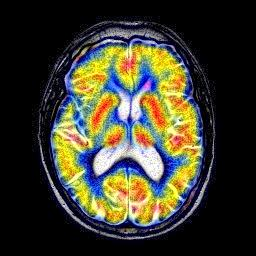
%> input picture 06 practice-myself_codes_notes/02 digital image processing code/04 down_code_from_paper/Jiao Du_web_code/2017 Anatomical-Functional Image/the proposed method_local/objective_metrics/F.jpg, 256 x 256 px
$ octave objecive_metric_evaluation.m   (GNU Octave 9; MATLAB toolbox functions it lacks are replaced by stand-ins)
%> lines starting %> are read from the running program, lines starting %| are printed output that depends on the picture; in (x1, y1, x2, y2) boxes, pixels count from 0 and x2, y2 are one past the last pixel; in counts of white or black regions, pixels touching at a corner belong together; the program's own positions count from 1
### 06 practice-myself_codes_notes/02 digital image processing code/04 down_code_from_paper/Jiao Du_web_code/2017 Anatomical-Functional Image/the proposed method_local Laplacian/objective_metrics/rgb2hsi.m
function hsi = rgb2hsi(rgb)
%RGB2HSI Converts an RGB image to HSI.
%   HSI = RGB2HSI(RGB) converts an RGB image to HSI. The input image
%   is assumed to be of size M-by-N-by-3, where the third dimension
%   accounts for three image planes: red, green, and blue, in that
%   order. If all RGB component images are equal, the HSI conversion
%   is undefined. The input image can be of class double (with values
%   in the range [0, 1]), uint8, or uint16.
%
%   The output image, HSI, is of class double, where:
%     hsi(:, :, 1) = hue image normalized to the range [0, 1] by
%                    dividing all angle values by 2*pi.
%     hsi(:, :, 2) = saturation image, in the range [0, 1].
%     hsi(:, :, 3) = intensity image, in the range [0, 1].

%   Copyright 2002-2004 R. C. Gonzalez, R. E. Woods, & S. L. Eddins
%   Digital Image Processing Using MATLAB, Prentice-Hall, 2004
%   $Revision: 1.5 $  $Date: 2005/01/18 13:44:59 $

% Extract the individual component images.
rgb = im2double(rgb);
r = rgb(:, :, 1);
g = rgb(:, :, 2);
b = rgb(:, :, 3);

% Implement the conversion equations.
num = 0.5*((r - g) + (r - b));
den = sqrt((r - g).^2 + (r - b).*(g - b));
theta = acos(num./(den + eps));

H = theta;
H(b > g) = 2*pi - H(b > g);
H = H/(2*pi);

num = min(min(r, g), b);
den = r + g + b;
den(den == 0) = eps;
S = 1 - 3.* num./den;

H(S == 0) = 0;

I = (r + g + b)/3;

% Combine all three results into an hsi image.
hsi = cat(3, H, S, I);
end

### 06 practice-myself_codes_notes/02 digital image processing code/04 down_code_from_paper/Jiao Du_web_code/2017 Anatomical-Functional Image/the proposed method_local/objective_metrics/space_frequency.m
function SF=space_frequency(X)
% % % % %
X=double(X);
[n0,n0]=size(X);%%%%
X=double(X);                          %space frequency;
RF=0;
CF=0;

for fi=1:n0
    for fj=2:n0
        RF=RF+(X(fi,fj)-X(fi,fj-1)).^2;
    end
end

RF=RF/(n0*n0);

for fj=1:n0
    for fi=2:n0
        CF=CF+(X(fi,fj)-X(fi-1,fj)).^2;
    end
end

CF=CF/(n0*n0);%%%%

SF=sqrt(RF+CF)
end

### 06 practice-myself_codes_notes/03 SCI_CODE_PAPER_FUSION/01 code/00 methods/01_grey_version1/02_LLF_IOI_2017/evaluation1.m

function [SF, EI, MI, TMQIQ] = evaluation1(img1, img2, F)
%%
  % % % % % % % % % % % % % % % % % % %
 HSI1 = rgb2hsi (img1);
 HSI2 = rgb2hsi (img2);
 HSIf = rgb2hsi (F);
 I1=HSI1(:,:,3);I2=HSI2(:,:,3); If=HSIf(:,:,3);
% % % % % % % % % % %
% % % %
SF=space_frequency(If);
EI=edge_intensity(If);
%%
MIA=mutinf(I1, If);
MIB=mutinf(I2, If);
MI = 2*(MIA+MIB);
% % % %
 window = ones(8);
Q1 = TMQI(img1, F, window);
Q2 = TMQI(img2, F, window);
TMQIQ = (Q1 + Q2)*0.5;
end

### 06 practice-myself_codes_notes/03 SCI_CODE_PAPER_FUSION/01 code/01 quality metrics/03 EDGE INTENSITY_EI_PAPER_CODE/edge_intensity.m
function outval = edge_intensity(img)


if nargin == 1
    img = double(img);
    % Create horizontal sobel matrix
    w = fspecial('sobel');

    % Get the size of img
    [r c k] = size(img);

    gx = imfilter(img,w,'replicate');
    gy = imfilter(img,w','replicate');

    for m = 1 : r
        for n = 1 : c
            for q = 1 : k
                g(m,n,q) = sqrt(gx(m,n,q)*gx(m,n,q) + gy(m,n,q)*gy(m,n,q));
            end
        end
    end
    outval = mean(mean(mean(g)));
else
    error('Wrong number of input!');
end
end

### 06 practice-myself_codes_notes/02 digital image processing code/04 down_code_from_paper/Jiao Du_web_code/2017 Anatomical-Functional Image/the proposed method_local Laplacian/objective_metrics/mutinf.m
function mi = mutinf(a, b)

a=double(a);
b=double(b);
[Ma,Na] = size(a);
[Mb,Nb] = size(b);
M=min(Ma,Mb);
N=min(Na,Nb);

% initial
hab = zeros(512,512);
ha = zeros(1,512);
hb = zeros(1,512);

%normalize
if max(max(a))~=min(min(a))
    a = (a-min(min(a)))/(max(max(a))-min(min(a)));
else
    a = zeros(M,N);
end

if max(max(b))-min(min(b))
    b = (b-min(min(b)))/(max(max(b))-min(min(b)));
else
    b = zeros(M,N);
end

a = double(int16(a*511))+1;
b = double(int16(b*511))+1;

%histogram
for i=1:M
    for j=1:N
       indexx =  a(i,j);
       indexy = b(i,j) ;
       hab(indexx,indexy) = hab(indexx,indexy)+1;
       ha(indexx) = ha(indexx)+1;
       hb(indexy) = hb(indexy)+1;
   end
end


hsum = sum(sum(hab));
index = find(hab~=0);
p = hab/hsum;
Hab = sum(sum(-p(index).*log(p(index))));

%
hsum = sum(sum(ha));
index = find(ha~=0);
p = ha/hsum;
Ha = sum(sum(-p(index).*log(p(index))));

%
hsum = sum(sum(hb));
index = find(hb~=0);
p = hb/hsum;
Hb = sum(sum(-p(index).*log(p(index))));

%
mi = Ha+Hb-Hab;

%
mi1 = hab/(Ha+Hb);
end
%%%%%%%%%%%%%%%%%%%%%%%%%%%%%%%%%%%%%%%%%%%%%%%%%%%%%%%%%%%%%%%%%%%%%%

### 06 practice-myself_codes_notes/02 digital image processing code/04 down_code_from_paper/Jiao Du_web_code/2017 Anatomical-Functional Image/the proposed method_local/objecive_metric_evaluation.m
% % % % the main algorithm for objective metric evaluation of the fused
% image
clc;
clear;
addpath('objective_metrics');
% % % % % % % % % % % % % % % % % % % % % %
img=imread('F.jpg');f = double(img); f =imresize(f,[256,256]);
%> further down, img is the input picture: size 256x256x3 uint8; mean R, G, B 62.4, 61, 46.5
% % the fused image
img=imread('I1.jpg');img1 = double(img); img1 =imresize(img1,[256,256]);
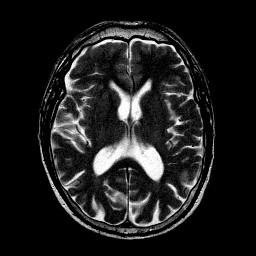
%> input picture 06 practice-myself_codes_notes/02 digital image processing code/04 down_code_from_paper/Jiao Du_web_code/2017 Anatomical-Functional Image/the proposed method_local/objective_metrics/I1.jpg, 256 x 256 px
%> further down, img is the input picture: size 256x256x3 uint8; min 0, max 255, mean 30.9
% % the input image 1
img=imread('I2.jpg');img2 = double(img); img2 =imresize(img2,[256,256]);
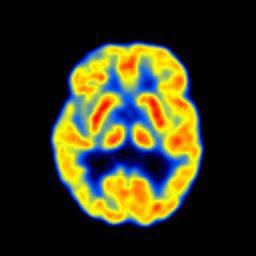
%> input picture 06 practice-myself_codes_notes/02 digital image processing code/04 down_code_from_paper/Jiao Du_web_code/2017 Anatomical-Functional Image/the proposed method_local/objective_metrics/I2.jpg, 256 x 256 px
%> further down, img is the input picture: size 256x256x3 uint8; mean R, G, B 53.4, 52.9, 28.8
% % the input image 2


% % % % % % % % % % % % % % %

[SF, EI, MI, TMQI] = evaluation1(img1, img2, f);
%> in rgb2hsi, `num = 0.5*((r - g) + (r - b));`: num: size 256x256 double; every value is 0
%> in rgb2hsi, `theta = acos(num./(den + eps));`: theta: size 256x256 double; every value is 1.57
%> in rgb2hsi, `H = H/(2*pi);`: H: size 256x256 double; every value is 0.25
%> in rgb2hsi, `S = 1 - 3.* num./den;`:
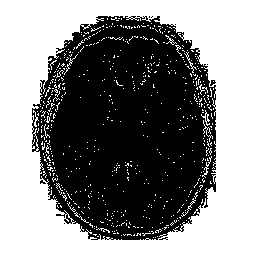
%> S: size 256x256 double; values 0 (black) and 1 (white), 52% white; 10 black regions (8 under 20 px), largest, box (x1, y1, x2, y2) and area: (32, 16, 216, 240) 31398, (210, 80, 216, 86) 21
%> in rgb2hsi (call 2), `H(b > g) = 2*pi - H(b > g);`: H: size 256x256 double; min 0, max 6.28, mean 1.91
%> in rgb2hsi (call 2), `H(S == 0) = 0;`: H: size 256x256 double; min 0, max 0.999, mean 0.304; mean of the top-left, top-right, bottom-left and bottom-right quarters 0.302, 0.291, 0.313, 0.31
%> in rgb2hsi (call 3), `H(S == 0) = 0;`:
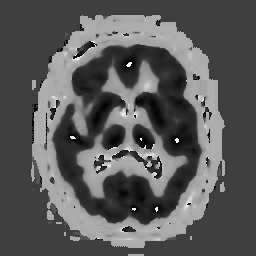
%> H: size 256x256 double; min 0, max 0.999, mean 0.354; mean of the top-left, top-right, bottom-left and bottom-right quarters 0.356, 0.347, 0.355, 0.356
%> in rgb2hsi (call 3), `hsi = cat(3, H, S, I);`:
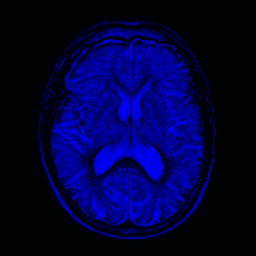
%> hsi: size 256x256x3 double; mean R, G, B 0.4, 0.7, 56.6
%> after the loop in space_frequency, `for fi=1:n0`: RF = 39698719.1
%> in space_frequency, `RF=RF/(n0*n0);`: RF = 605.8
%> after the loop in space_frequency, `for fj=1:n0`: CF = 37294768.4
%> in space_frequency, `CF=CF/(n0*n0);`: CF = 569.1
%> in space_frequency, `SF=sqrt(RF+CF)`: SF = 34.28
%> in edge_intensity, `gy = imfilter(img,w','replicate');`:
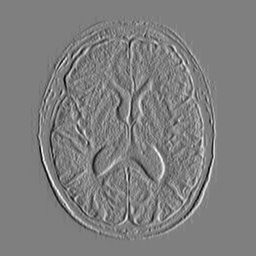
%> gy: size 256x256 double; min -734.7, max 739, mean 0; drawn with min black and max white
%> after the loop in edge_intensity, `for m = 1 : r`:
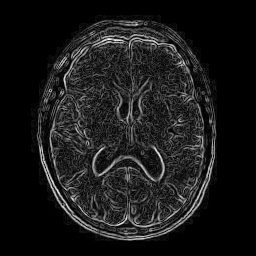
%> g: size 256x256 double; min 0, max 879.7, mean 87.6; drawn with min black and max white
%> in edge_intensity, `outval = mean(mean(mean(g)));`: outval = 87.64
%> after the loop in mutinf, `for i=1:M`: ha = 512 values, max 34082 at index 1, min 0 at index 2, mean 128; hb = 512 values, max 29275 at index 1, min 7 at index 512, mean 128
%> in mutinf, `hsum = sum(sum(hab));`: hsum = 65536
%> in mutinf, `index = find(hab~=0);`: index = 20529 values from 1 to 262142
%> in mutinf, `Hab = sum(sum(-p(index).*log(p(index))));`: Hab = 5.81
%> in mutinf, `index = find(ha~=0);`: index = 256 values from 1 to 512
%> in mutinf, `p = ha/hsum;`: p = 512 values, max 0.52 at index 1, min 0 at index 2, mean 0.00195
%> in mutinf, `Ha = sum(sum(-p(index).*log(p(index))));`: Ha = 3.12
%> in mutinf, `index = find(hb~=0);`: index = 512 values from 1 to 512
%> in mutinf, `p = hb/hsum;`: p = 512 values, max 0.447 at index 1, min 0.000107 at index 512, mean 0.00195
%> in mutinf, `Hb = sum(sum(-p(index).*log(p(index))));`: Hb = 3.95
%> in mutinf, `mi = Ha+Hb-Hab;`: mi = 1.26
%> in evaluation1, `MIB=mutinf(I2, If);`: MIB = 1.37
%> in evaluation1, `MI = 2*(MIA+MIB);`: MI = 5.26
%> the run ends on the next line
